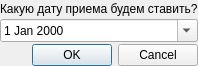
<?xml version="1.0" encoding="UTF-8"?>
<ui version="4.0">
 <class>Dialog</class>
 <widget class="QDialog" name="Dialog">
  <property name="geometry">
   <rect>
    <x>0</x>
    <y>0</y>
    <width>184</width>
    <height>66</height>
   </rect>
  </property>
  <property name="windowTitle">
   <string>Dialog</string>
  </property>
  <layout class="QGridLayout" name="gridLayout">
   <property name="leftMargin">
    <number>0</number>
   </property>
   <property name="topMargin">
    <number>0</number>
   </property>
   <property name="rightMargin">
    <number>0</number>
   </property>
   <property name="bottomMargin">
    <number>0</number>
   </property>
   <property name="spacing">
    <number>2</number>
   </property>
   <item row="2" column="0">
    <widget class="QDialogButtonBox" name="buttonBox">
     <property name="orientation">
      <enum>Qt::Horizontal</enum>
     </property>
     <property name="standardButtons">
      <set>QDialogButtonBox::Cancel|QDialogButtonBox::Ok</set>
     </property>
    </widget>
   </item>
   <item row="1" column="0">
    <widget class="QDateEdit" name="de_in">
     <property name="calendarPopup">
      <bool>true</bool>
     </property>
    </widget>
   </item>
   <item row="0" column="0">
    <widget class="QLabel" name="label">
     <property name="text">
      <string>Какую дату приема будем ставить?</string>
     </property>
    </widget>
   </item>
  </layout>
 </widget>
 <resources/>
 <connections>
  <connection>
   <sender>buttonBox</sender>
   <signal>accepted()</signal>
   <receiver>Dialog</receiver>
   <slot>accept()</slot>
   <hints>
    <hint type="sourcelabel">
     <x>183</x>
     <y>57</y>
    </hint>
    <hint type="destinationlabel">
     <x>157</x>
     <y>65</y>
    </hint>
   </hints>
  </connection>
  <connection>
   <sender>buttonBox</sender>
   <signal>rejected()</signal>
   <receiver>Dialog</receiver>
   <slot>reject()</slot>
   <hints>
    <hint type="sourcelabel">
     <x>183</x>
     <y>63</y>
    </hint>
    <hint type="destinationlabel">
     <x>183</x>
     <y>65</y>
    </hint>
   </hints>
  </connection>
 </connections>
</ui>
